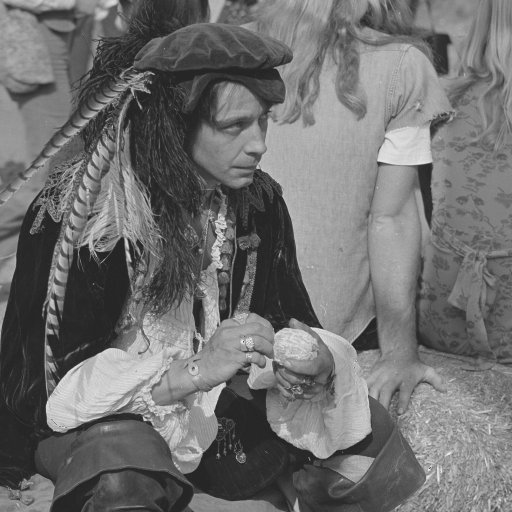
#> input picture Image Processing/standard_test_images/pirate.tif, 512 x 512 px
$ python dctMain.py
#> lines starting #> are read from the running program, lines starting #| are printed output that depends on the picture; after the words box and inside, x2 and y2 are one past the last pixel; in counts of white or black regions, pixels touching at a corner belong together; long printed decimals are rounded
### Image Processing/dct.py
import numpy as np
import cv2

Q = np.array([[16, 11, 10, 16, 24, 40, 51, 61],
              [12, 12, 14, 19, 26, 58, 60, 55],
              [14, 13, 16, 24, 40, 57, 69, 56],
              [14, 17, 22, 29, 51, 87, 80, 62],
              [18, 22, 37, 56, 68, 109, 103, 77],
              [24, 35, 55, 64, 81, 104, 113, 92],
              [49, 64, 78, 87, 103, 121, 120, 101],
              [72, 92, 95, 98, 112, 100, 103, 99]], dtype=np.double)  *2.0


def get_basis():
    basis = np.zeros((8, 8, 8, 8), dtype=np.double)
    values = (np.arange(8) + 0.5) * np.pi / 8
    for i in range(8):
        for j in range(8):
            basis[i, j] = np.cos(values * i)[:, None] * np.cos(values * j)[None, :]
    mags = np.sqrt(np.sum(basis ** 2.0, axis=(2, 3)))
    return basis / mags[:, :, None, None]


def dct_image(image):
    height, width = image.shape
    img = np.copy(image) - 128.0
    basis = get_basis()
    for row in range(0, height, 8):
        for col in range(0, width, 8):
            img[row:row + 8, col:col + 8] = np.sum(basis * img[None, None, row:row + 8, col:col + 8], axis=(2, 3)) / Q
    return np.round(img)


def idct_image(image):
    height, width = image.shape
    img = np.zeros((height, width))
    basis = get_basis()
    for row in range(0, height, 8):
        for col in range(0, width, 8):
            img[row:row + 8, col:col + 8] = np.sum(
                basis * image[row:row + 8, col:col + 8, None, None] * Q[:, :, None, None], axis=(0, 1))
    img = img+128.0
    img[img > 255.0] = 255.0
    img[img < 0.0] = 0.0
    return np.round(img)


def show_images(image):
    height, width = image.shape
    compressed = dct_image(image)
    decompressed = np.uint8(idct_image(compressed))
    zeros = (np.abs(compressed) < 1.0)
    print(np.sum(zeros)*1.0/(height*width))
    zeros = np.uint8(zeros*255.0)
    cv2.imshow("Original/Zeros/Decompressed", np.concatenate((image, zeros, decompressed), axis=1))
    cv2.waitKey(0)
    cv2.destroyAllWindows()

### Image Processing/dctMain.py
import numpy as np
import cv2
import dct

img = cv2.imread("standard_test_images/pirate.tif", cv2.IMREAD_GRAYSCALE)
#> img is the input picture: shape (512, 512); min 36, max 241, mean 111.6
jpeg = np.abs(dct.dct_image(img))
#> in dct_image, `img = np.copy(image) - 128.0`:
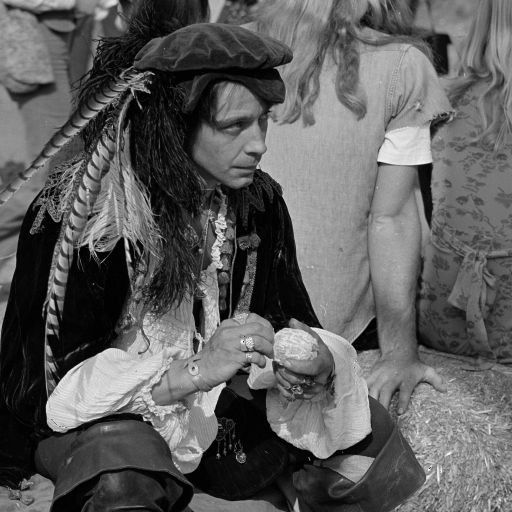
#> img: shape (512, 512) float64; min -92, max 113, mean -16.4; drawn with min black and max white
#> after the loop in dct_image, `for row in range(0, height, 8):`:
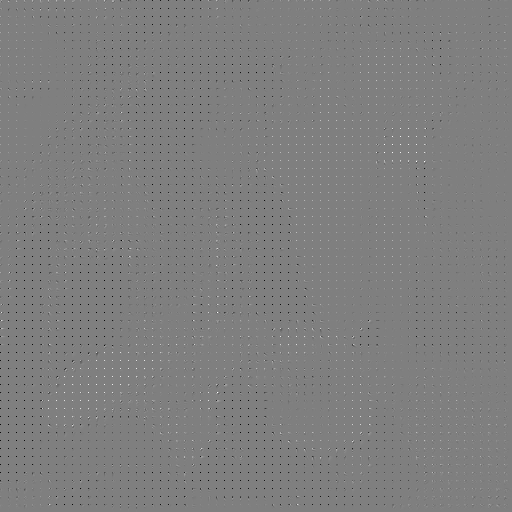
#> img: shape (512, 512) float64; min -23.58, max 23.54, mean -0.1; drawn with min black and max white
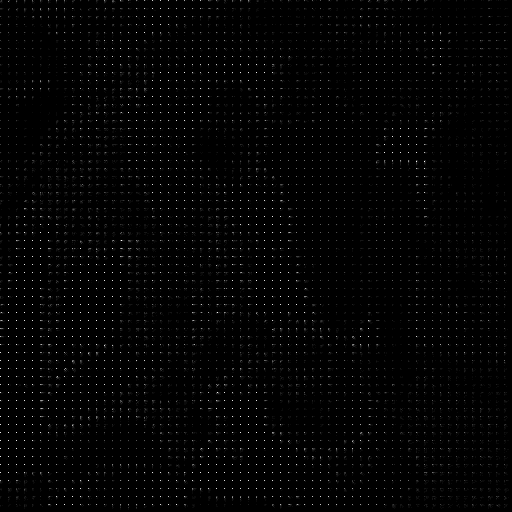
#> jpeg: shape (512, 512) float64; min 0, max 24, mean 0.3; drawn with min black and max white
jpeg /= np.max(jpeg)
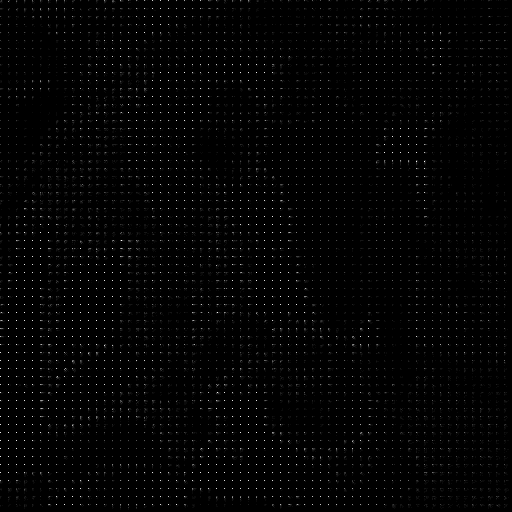
#> jpeg: shape (512, 512) float64; 9.97% of pixels changed, all inside (x1, y1, x2, y2) = (0, 0, 509, 510)
dct.show_images(img)
#> in idct_image, `img[img > 255.0] = 255.0`: img: shape (512, 512) float64; min -7.3, max 255, mean 111.6
#> in idct_image, `img[img < 0.0] = 0.0`: img: shape (512, 512) float64; min 0, max 255, mean 111.6
#> in show_images, `zeros = (np.abs(compressed) < 1.0)`:
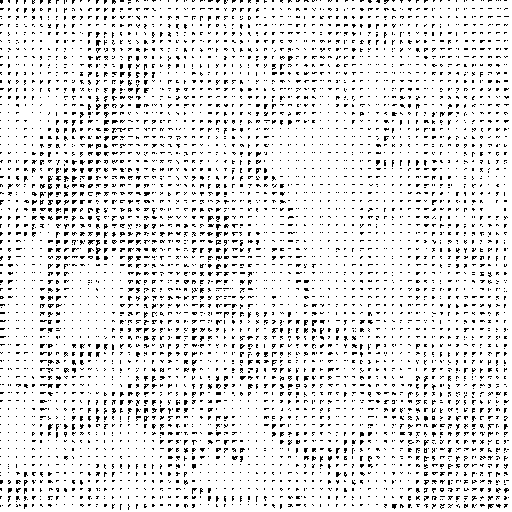
#> zeros: shape (512, 512) bool; 90% white; black in thin lines or dots
#| 0.9003
#> in show_images, `zeros = np.uint8(zeros*255.0)`: zeros: shape (512, 512); 90% white; black in thin lines or dots
#> in show_images, `cv2.imshow("Original/Zeros/Decompressed", np.concatenate((image, zeros..`:
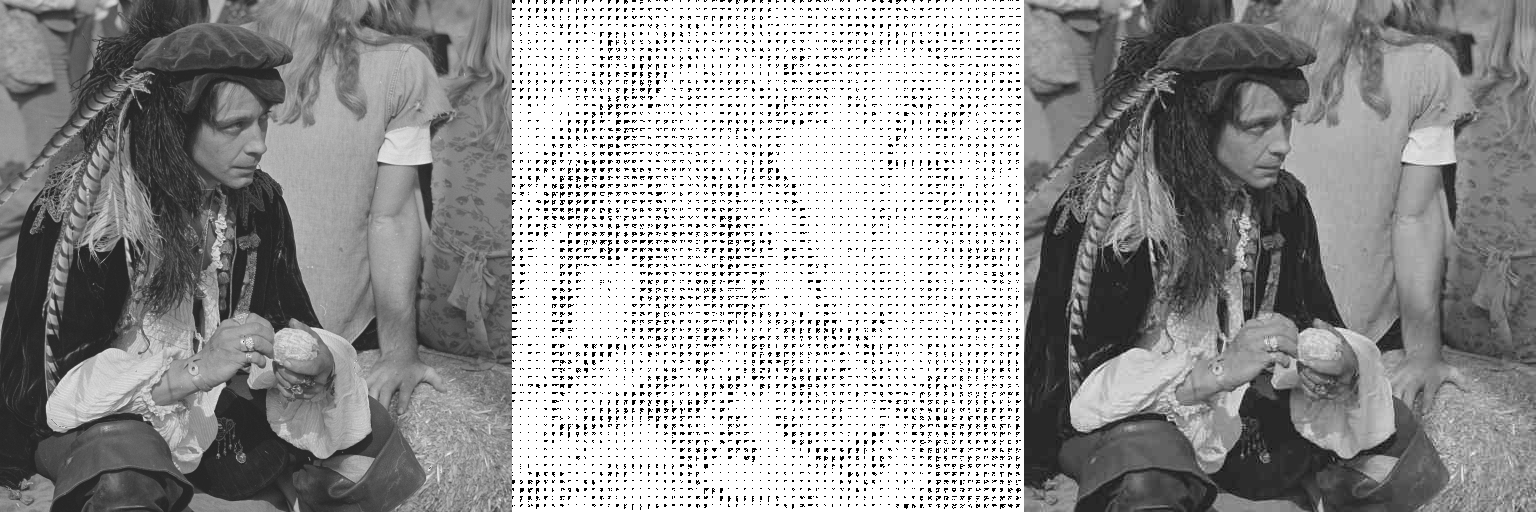
#> window 'Original/Zeros/Decompressed': shape (512, 1536); min 0, max 255, mean 150.9
cv2.imshow("JPEG", jpeg)
cv2.waitKey(0)
cv2.destroyAllWindows()

$ run again, with Image Processing/standard_test_images/house.tif copied over Image Processing/standard_test_images/pirate.tif
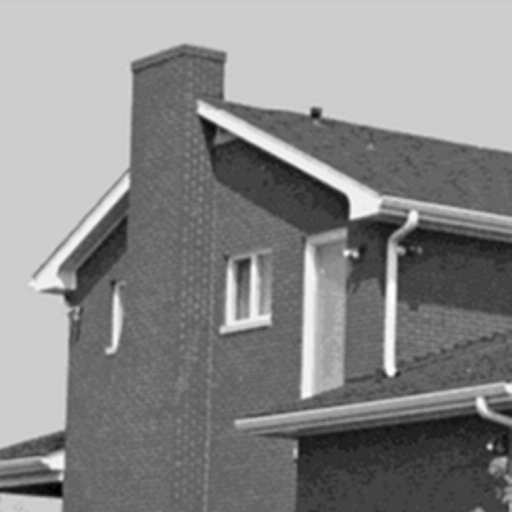
#> input picture Image Processing/standard_test_images/house.tif, 512 x 512 px
#> img is the input picture: shape (512, 512); min 0, max 254, mean 136.5
#> in show_images, `zeros = (np.abs(compressed) < 1.0)`:
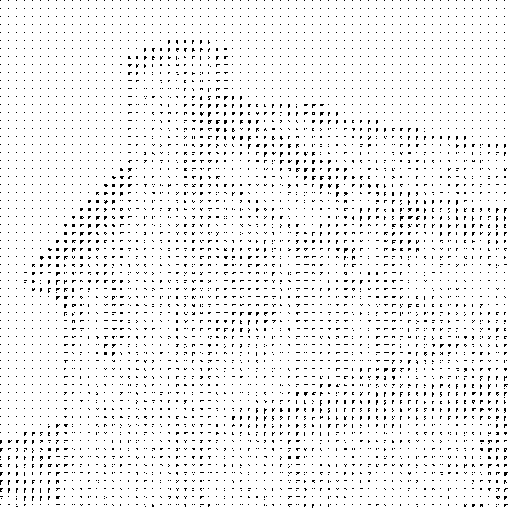
#> zeros: shape (512, 512) bool; 94.9% white; black in thin lines or dots
#| 0.9491
#> in show_images, `cv2.imshow("Original/Zeros/Decompressed", np.concatenate((image, zeros..`:
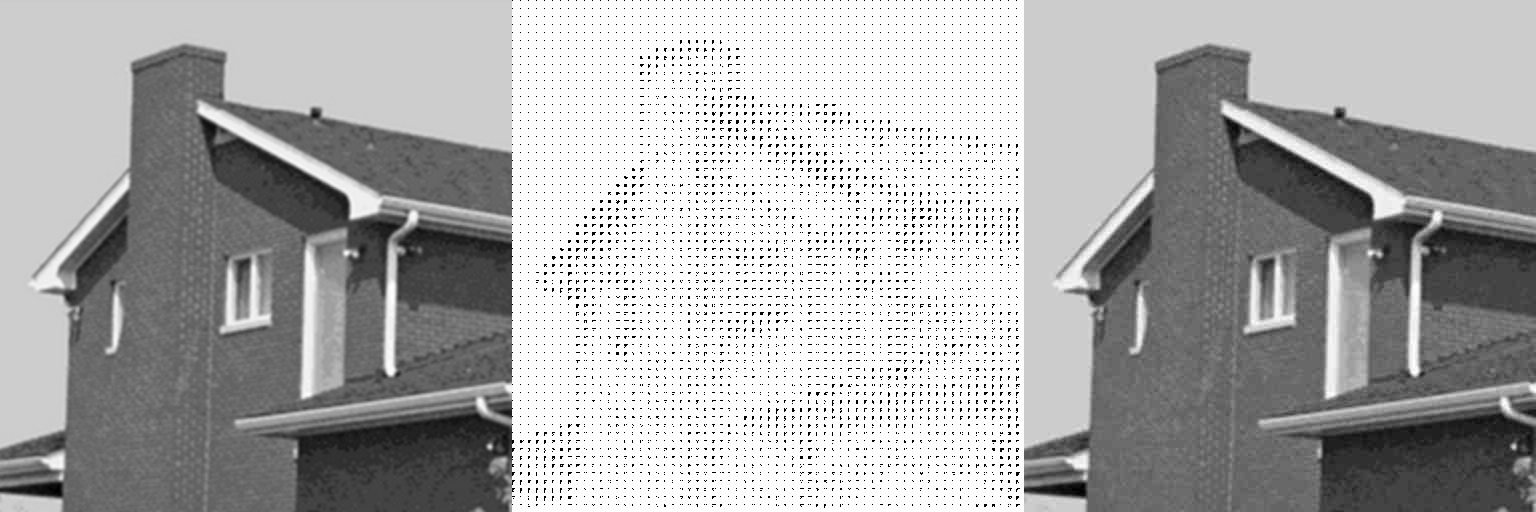
#> window 'Original/Zeros/Decompressed': shape (512, 1536); min 0, max 255, mean 171.6
